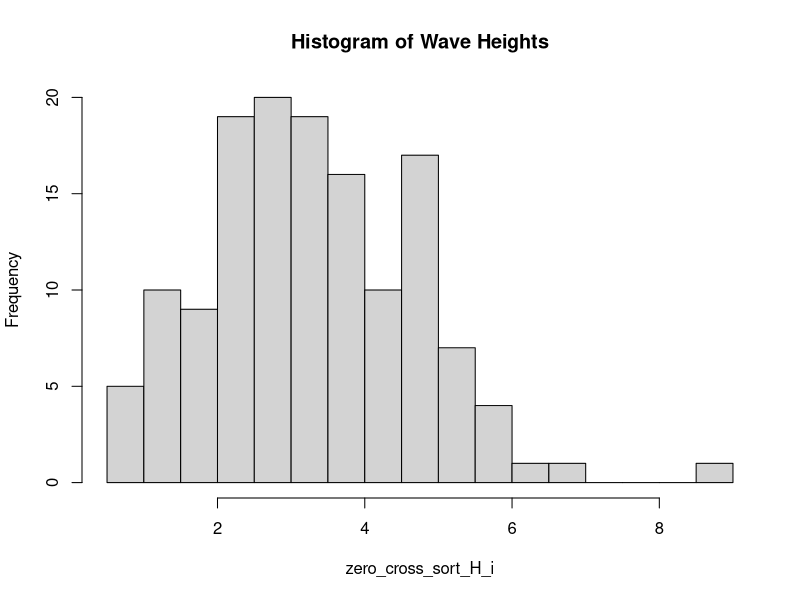
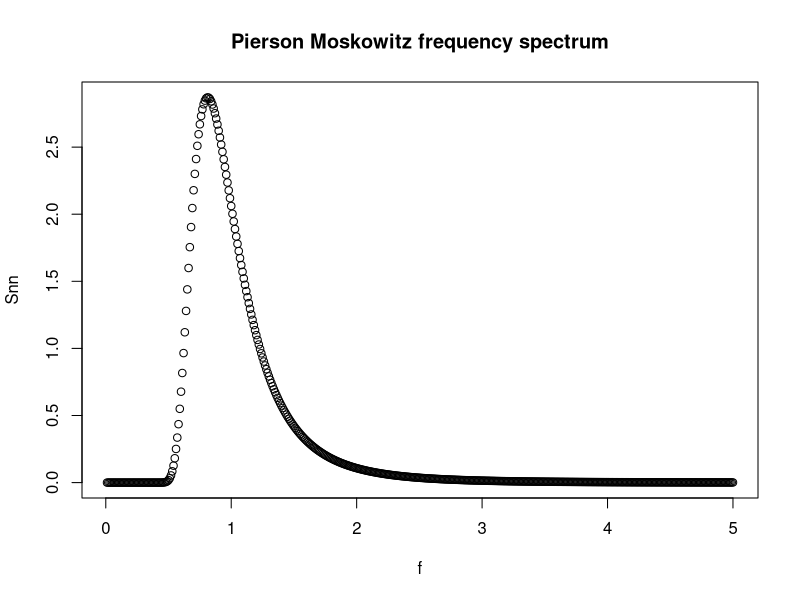
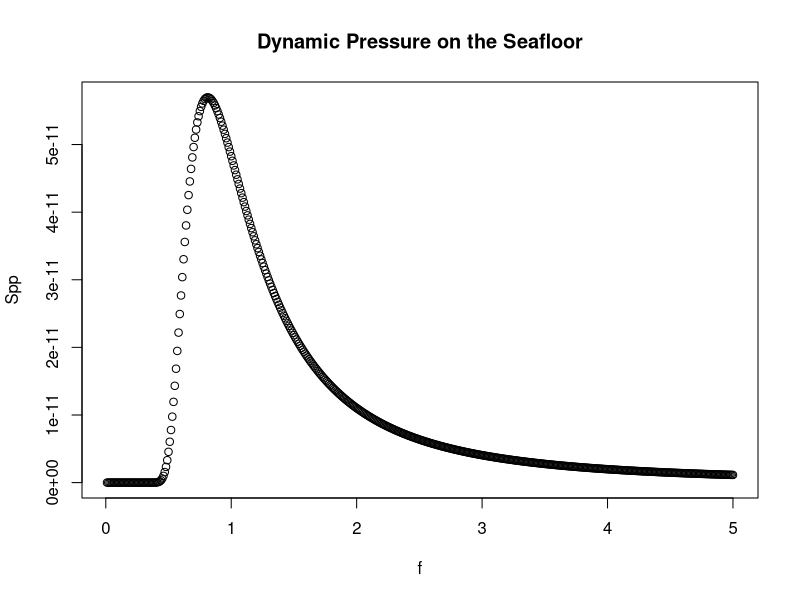
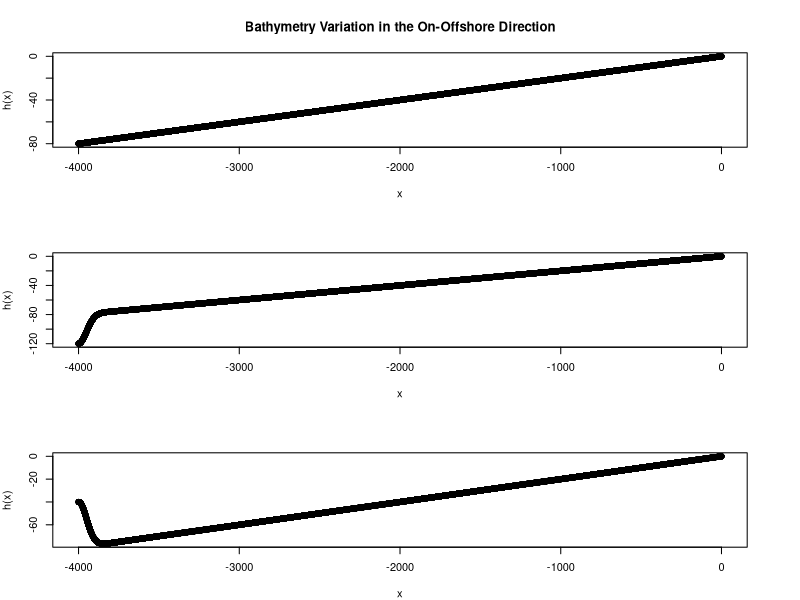

The R script that drew these images, in order: (Note: this script raises an error after producing the figures.)
# Ecohydrology 2018
# In Class Assignment 7

setwd("~/github/Coastal_Engineering")
library(zoo)

##### Problem 1
# Load in data from csv file
# Time (s) eta (cm?)
wavedata = read.csv("waverecord_HW4.csv")
wavedata$time_s = wavedata[,1]
wavedata$eta_cm = wavedata[,2]

Nz = 139
N = Nz - 1
N3 = N/3

zero_cross = data.frame(matrix(nrow = Nz, ncol = 0))
num_samples = 1000

# Find the time of zero crossings
# Find the max and min wave height between zero crossings
j = 0
m = 0
for (i in 1:num_samples)
{
  if ((wavedata$eta_cm[i] < 0) & (wavedata$eta_cm[i+1] > 0))
  {
    j = j+1
    zero_cross$time_s[j] = (wavedata$time_s[i] + wavedata$time_s[i+1])/2
    zero_cross$H_i[j] = max(wavedata$eta_cm[(m:i)]) - min(wavedata$eta_cm[(m:i)])
    zero_cross$T_i[j] = max(wavedata$time_s[(m:i)]) - min(wavedata$time_s[(m:i)]) # wave periods,
    m = i
  }
}

# Sort the zero-crossings
zero_cross_sort_H_i = sort(zero_cross$H_i, decreasing = TRUE)
zero_cross_sort_T_i = sort(zero_cross$T_i, decreasing = TRUE)

# Calculate H_1/3
H_onethird = 3/N*sum(zero_cross_sort_H_i[1:N3])
# Calculate H_rms
H_rms = 1/N*sqrt(sum((zero_cross_sort_H_i[1:N3])^2))

# Calculate T_1/3 using zero crossings
T_onethird = 3/N*sum(zero_cross_sort_T_i[1:N3])

# Calculate T_c
# Assume that there are the same number maximum peaks as there are zero crossings
# On average, the period between the peaks will be the same,
# so they can be found by dividing the total time series by the number of zero crossings
T_c = max(wavedata$time_s)/Nz

# Make a histogram of wave heights
hist(zero_cross_sort_H_i, breaks = 20, main = "Histogram of Wave Heights")

#####

##### Problem 2
# Pierson Moskowitz frequency spectrum
f = seq(0.01, 5, by = 0.01)
Snn = 0.205 * H_onethird^2 * T_onethird^(-4) * f^(-5) * exp(-0.75 * (T_onethird * f)^(-4))
plot(f, Snn, main = "Pierson Moskowitz frequency spectrum")

# Calculate the area under the curve
id = order(f)
AUC = sum(diff(f[id])*rollmean(Snn[id],2))

# Calculate the variance to check that AUC is reasonable (it is)
# var = var(wavedata$eta_cm)

a_rms = sqrt(2*AUC)
H_rms2 = 2 * a_rms
H_max2 = sqrt(2)*H_rms2
H_onetenth2 = 20*sqrt(2)*H_rms2*sin(pi/20)/pi
H_onethird2 = 6*sqrt(2)*H_rms2*sin(pi/6)/pi

# Find maximum Snn to find the most energetic component of the total energy spectrum
Snn_max = max(Snn)

# Need to find the index of the max to find the wave frequency that it occurs at
i=0
for (i in 1:length(Snn))
{
  if (Snn[i] == Snn_max)
  {
    f_max = f[i]
  }
}

# Find dynamic pressure on seafloor
g = 9.81 # m/s
rho = 1000 # kg/m^3
h = 10 # m
k = 3.4 # calculated from T_onethird and h using a while loop and function in Python
Spp = sqrt(Snn)*g*rho/cosh(k*h)

plot(f, Spp, main = "Dynamic Pressure on the Seafloor")
#####

##### Problem 3
x_del = 0.1
x = seq((-4000-x_del), 0, by = x_del)
slope = 1/50
del_zero = 0
del_pos = 0.5
del_neg = -0.5

xo = -4000 #m
lambda = 5000 #m


h_x_1 = slope*(x + del_zero*xo*exp((-(x-xo)^2)/lambda))
h_x_2 = slope*(x + del_pos*xo*exp((-(x-xo)^2)/lambda))
h_x_3 = slope*(x + del_neg*xo*exp((-(x-xo)^2)/lambda))

print(h_x_1[2])

par(mfrow=c(3,1))
par(mar=c(4,4,4,4))
plot(x,h_x_1, ylab = "h(x)", xlab = "x", main = "Bathymetry Variation in the On-Offshore Direction")
plot(x,h_x_2, ylab = "h(x)", xlab = "x")
plot(x,h_x_3, ylab = "h(x)", xlab = "x")

# Calculate initial Kappa value using alpha_o and k_o
k = 10  # this is a guess to find what k is
g = 9.81 # m/s
T = 10 # s
diff = (((2*pi)/T)**2)-(g * k * tanh(k*h))
while (diff < 0)
  {
  x = xo
  h = slope*(x + del_zero*xo*exp((-(x-xo)^2)/lambda))
  LHS = ((2*pi)/T)**2
  RHS = g * k * tanh(k*h)
  diff = LHS - RHS
  k = k - 0.0001
  }

Kappa =

# Make a for loop to evaluate the wave ray and amplitude height as a function of x
for (i in 1:(length(x)-1))
{
  h = slope*(x + del_zero*xo*exp((-(x-xo)^2)/lambda))
  k = 10  # this is a guess to find what k is
  diff = (((2*np.pi)/T)**2)-(g.magnitude * k * np.tanh(k*h))
  while (diff<0)
    {LHS = ((2*np.pi)/T)**2
    RHS = g.magnitude * k * np.tanh(k*h)
    diff = LHS - RHS
    k = k - 0.0001
    }
  y_del = Kappa
}
#####
